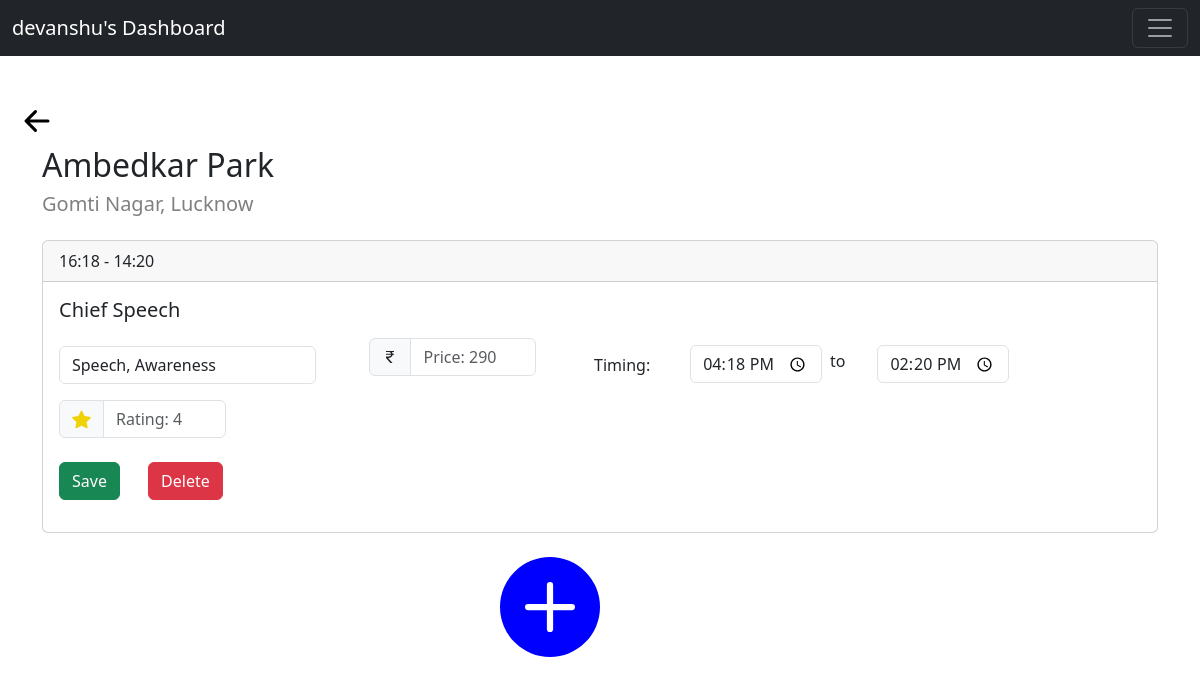
/admin/1/24, run on the app's committed database.
### app.py (models this page shows)
class Admin(db.Model):
    __tablename__='admin'
    admin_id = db.Column(db.Integer, primary_key=True, autoincrement=True)
    admin_name = db.Column(db.String, nullable=False)
    admin_password=db.Column(db.String, nullable=False )

class Venue(db.Model):
    __tablename__='venue'
    venue_id=db.Column(db.Integer, primary_key=True, autoincrement=True)
    venue_name=db.Column(db.String, nullable=False)
    place=db.Column(db.String, nullable=False)
    location=db.Column(db.String, nullable=False)
    capacity=db.Column(db.Integer, nullable=False)

class Show(db.Model):
    __tablename__='show'
    show_id=db.Column(db.Integer, primary_key=True, autoincrement= True)
    show_name=db.Column(db.String, nullable=False)
    rating=db.Column(db.Float, nullable=False)
    appt1=db.Column(db.Integer, nullable=False)
    appt2=db.Column(db.Integer, nullable=False)
    tags=db.Column(db.String, nullable=False)
    price=db.Column(db.Integer, nullable=False)

### app.py (the view)
@app.route('/admin/<int:admin_id>/<int:venue_id>',methods=['GET','POST'])
def venue(admin_id,venue_id):
    admin=Admin.query.get_or_404(admin_id)
    venue=Venue.query.get_or_404(venue_id)
    if request.method=='GET':
        venue_shows=VenueShows.query.filter(VenueShows.vs_venue_id==venue_id).all()
        print(venue_shows)
        shows=[]
        for venue_show in venue_shows:
            shows.append(Show.query.filter(Show.show_id==venue_show.vs_show_id).all())
        return render_template("venue.html",admin=admin,venue=venue,shows=shows)

### templates/venue.html (shortened to what this page needs)
<!doctype html>
<html lang="en">
<head>
    <link href="https://cdn.jsdelivr.net/npm/bootstrap@5.3.0-alpha1/dist/css/bootstrap.min.css" rel="stylesheet"
>
</head>
<body>
    <nav class="navbar navbar-dark bg-dark fixed-top">
        <div class="container-fluid">
            <a class="navbar-brand" href="#">{{ admin.admin_name}}'s Dashboard</a>
            <button class="navbar-toggler" type="button" data-bs-toggle="offcanvas"
                data-bs-target="#offcanvasDarkNavbar" aria-controls="offcanvasDarkNavbar">
                <span class="navbar-toggler-icon"></span>
            </button>
        </div>
    </nav>
    <br>
    <br>
    <br>
    <br>
    <a href="{{ url_for('admin_dashboard',admin_id=admin.admin_id) }}" style="color:black">
    <svg xmlns="http://www.w3.org/2000/svg" width="50" height="50" fill="currentColor" class="bi bi-arrow-left-short" viewBox="0 0 16 16">
        <path fill-rule="evenodd" d="M12 8a.5.5 0 0 1-.5.5H5.707l2.147 2.146a.5.5 0 0 1-.708.708l-3-3a.5.5 0 0 1 0-.708l3-3a.5.5 0 1 1 .708.708L5.707 7.5H11.5a.5.5 0 0 1 .5.5z"/>
      </svg>
    </a>
    <div class="container">
        <h2>{{ venue.venue_name }}</h2>
        <h5 style="color: grey;">{{venue.place}}, {{venue.location}}</h5>
        {% for show in shows %}
        <div class="card my-4 mb-4">
            <div class="card-header">
                {{ show[0].appt1 }} - {{ show[0].appt2 }}
            </div>
            <div class="card-body">
                <h5 class="card-title">{{ show[0].show_name }}</h5>
                <p class="card-text">
                <form class="row gy-2 gx-3 align-items-center" method="POST"
                    action="{{ url_for('edit_show',admin_id=admin.admin_id,venue_id=venue.venue_id,show_id=show[0].show_id) }}">
                    <div class="col-auto">
                        <div class="input-group">
                            <input type="text" class="form-control" id="autoSizingInputGroup" name="tags"
                                value="{{show[0].tags}}" placeholder="Tags: {{ show[0].tags }}">
                        </div>
                    </div>
                    <div class="col-2">
                    <div class="input-group mb-3">
                        <span class="input-group-text" id="addon-wrapping"></span>
                        <input type="number" class="form-control" name="rating" placeholder='Price: {{show[0].price}}'
                            min="0" max='5' step='0.1' aria-label="Recipient's username"
                            aria-describedby="button-addon2" required>
                    </div>
                    </div>
                    <div class="col-auto">
                        <label for="autoSizingSelect">&nbsp;Timing:</label>
                    </div>
                    <div class="col-auto">
                        <div class="form-check">
                            <input type="time" class="form-control" name="appt1" value="{{show[0].appt1 }}"
                                id="appt autoSizingCheck" name="appt1">
                        </div>
                    </div>
                    to
                    <div class="col-auto">
                        <div class="form-check">
                            <input type="time" class="form-control" name="appt2" value="{{show[0].appt2 }}"
                                id="appt autoSizingCheck" name="appt1">
                        </div>
                    </div>
                    <div class="col-2">
                        <div class="input-group mb-3">
                            <span class="input-group-text" id="addon-wrapping"></span>
                            <input type="number" class="form-control" name="rating" placeholder='Rating: {{show[0].rating}}'
                                min="0" max='5' step='0.1' aria-label="Recipient's username"
                                aria-describedby="button-addon2" required>
                        </div>
                </div>
                    <div>
                        <button type="submit" class="btn btn-success">Save</button>
                        <a href="{{url_for('delete_show',admin_id=admin.admin_id,venue_id=venue.venue_id,show_id=show[0].show_id)}}" class="btn btn-danger mx-4">Delete</a>
                    </div>
                </form>
                </p>
            </div>
        </div>
        {% endfor %}
    </div>
    <div class="mx-auto" style="width: 200px;">
        <a href=" {{ url_for('create_show',admin_id=admin.admin_id,venue_id=venue.venue_id) }}">
            <svg xmlns="http://www.w3.org/2000/svg" width="100" height="100" fill="blue" class="bi bi-plus-circle-fill"
                viewBox="0 0 16 16">
                <path
                    d="M16 8A8 8 0 1 1 0 8a8 8 0 0 1 16 0zM8.5 4.5a.5.5 0 0 0-1 0v3h-3a.5.5 0 0 0 0 1h3v3a.5.5 0 0 0 1 0v-3h3a.5.5 0 0 0 0-1h-3v-3z" />
            </svg>
        </a>
    </div>
</body>
</html>

### data on the page
Admin: admin_name "devanshu"
Venue: venue_name "Ambedkar Park", place "Gomti Nagar", location "Lucknow"
Show: appt1 "16:18", appt2 "14:20", show_name "Chief Speech", tags "Speech, Awareness", rating "Price: 290", rating "Rating: 4"
